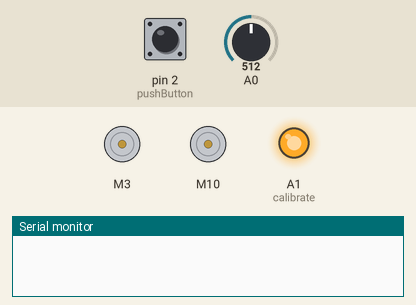
This sketch was run on a simulated Arduino Uno, built with avr-gcc and run on an emulated ATmega328P. Shown: 2 × DC motor (green arrow = forward, orange = backward, longer = faster), output pins drawn as LEDs (lit = HIGH), the last lines printed to the serial monitor. Inputs (shaded band) come from the test bench; at power-on: pin 2 (pushButton) HIGH, A0 = 512.

Above: at 6.5 s.
6.6 s: pin 2 (pushButton) pulled LOW for 0.15 s
At 7.4 s:
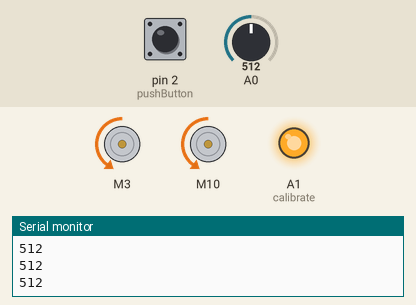
8.2 s: A0 set to 540
At 8.9 s:
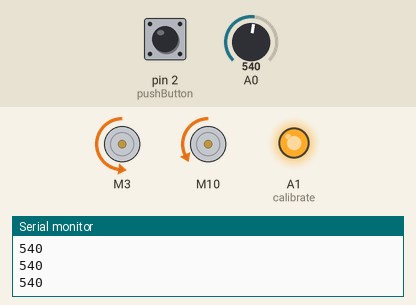
9.7 s: A0 set to 460
At 10.1 s:
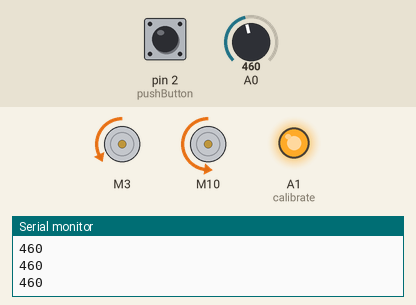
11.2 s: A0 set to 190
At 12.4 s:
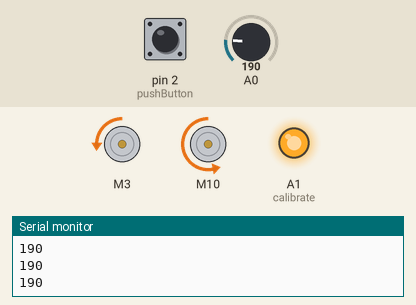
12.7 s: A0 set to 810
At 13.5 s:
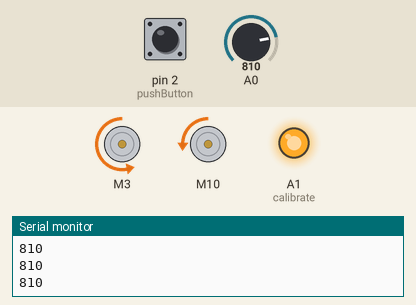
14.2 s: A0 set to 790
At 14.7 s:
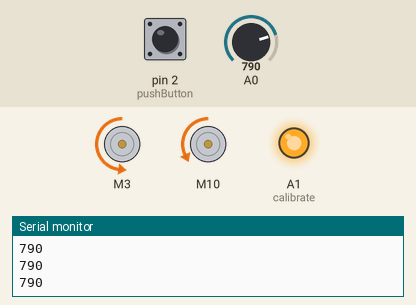
Timing chart, 0 to 16.7 s (numbered marks = the images above; inputs shaded):
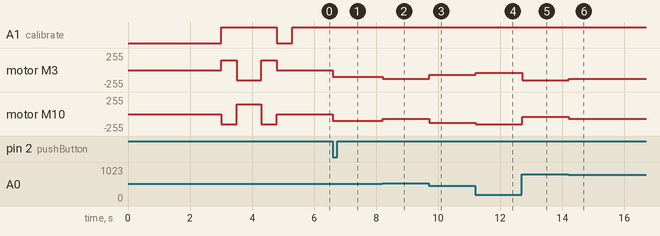

Measured:
- after the input at 6.6 s, motor M3, motor M10: stopped → backward 100/255 at once
- after the input at 8.2 s, motor M3: backward 100/255 → backward 130/255 at once; motor M10: backward 100/255 → backward 70/255 at once
- after the input at 9.7 s, motor M3: backward 130/255 → backward 70/255 at once; motor M10: backward 70/255 → backward 130/255 at once
- after the input at 11.2 s, motor M3: backward 70/255 → backward 40/255 at once; motor M10: backward 130/255 → backward 150/255 at once
- after the input at 12.7 s, motor M3: backward 40/255 → backward 150/255 at once; motor M10: backward 150/255 → backward 40/255 at once
- after the input at 14.2 s, motor M3: backward 150/255 → backward 130/255 at once; motor M10: backward 40/255 → backward 70/255 at once

The sketch:

BasicLineFollow.ino
```cpp
#include "CytronMotorDriver.h"
CytronMD motor1(PWM_PWM, 3, 9);   // PWM 1A = Pin 3, PWM 1B = Pin 9.
CytronMD motor2(PWM_PWM, 10, 11); // PWM 2A = Pin 10, PWM 2B = Pin 11.

#define calibrate   A1
#define pushButton  2
#define buzz        8

void setup()
{ Serial.begin(9600);
  calibMakerLine();
}

void loop()
{ if (PB_pressed() == 1)
  { while(1)
    { int line = analogRead(A0);
      Serial.println(line);

      if      (line < 200)  move(150, 40);  // Far right
      else if (line < 470)  move(130, 70);  // Right
      else if (line <= 530) move(100, 100); // Centre: 500 ±30
      else if (line <= 800) move(70, 130);  // Left
      else                  move(40, 150);  // Far left
    }
  }
}

//====================================== SUBROUTINES ======================================
uint8_t PB_pressed()
{ uint8_t pb;
  pb = digitalRead(pushButton);
  pb =! pb;
  return pb;
}

void calibMakerLine()
{ pinMode(calibrate,OUTPUT);
  pinMode(pushButton,INPUT_PULLUP);

  //long press on push button
  digitalWrite(calibrate,LOW);  delay(3000);  digitalWrite(calibrate,HIGH);

  move(150,-150);  delay(500);
  move(-150,150);  delay(800);
  move(150,-150);  delay(500);
  stop();

  //short press on push button
  digitalWrite(calibrate,LOW);  delay(500);   digitalWrite(calibrate,HIGH);
}

void move(int16_t motorL, int16_t motorR)
{ motorR = motorR*-1; //inverting to obtain +ve value for forward
  motorL = motorL*-1;

  motor1.setSpeed(motorR);
  motor2.setSpeed(motorL);
}

void stop()
{ motor1.setSpeed(0);
  motor2.setSpeed(0);
}
```
